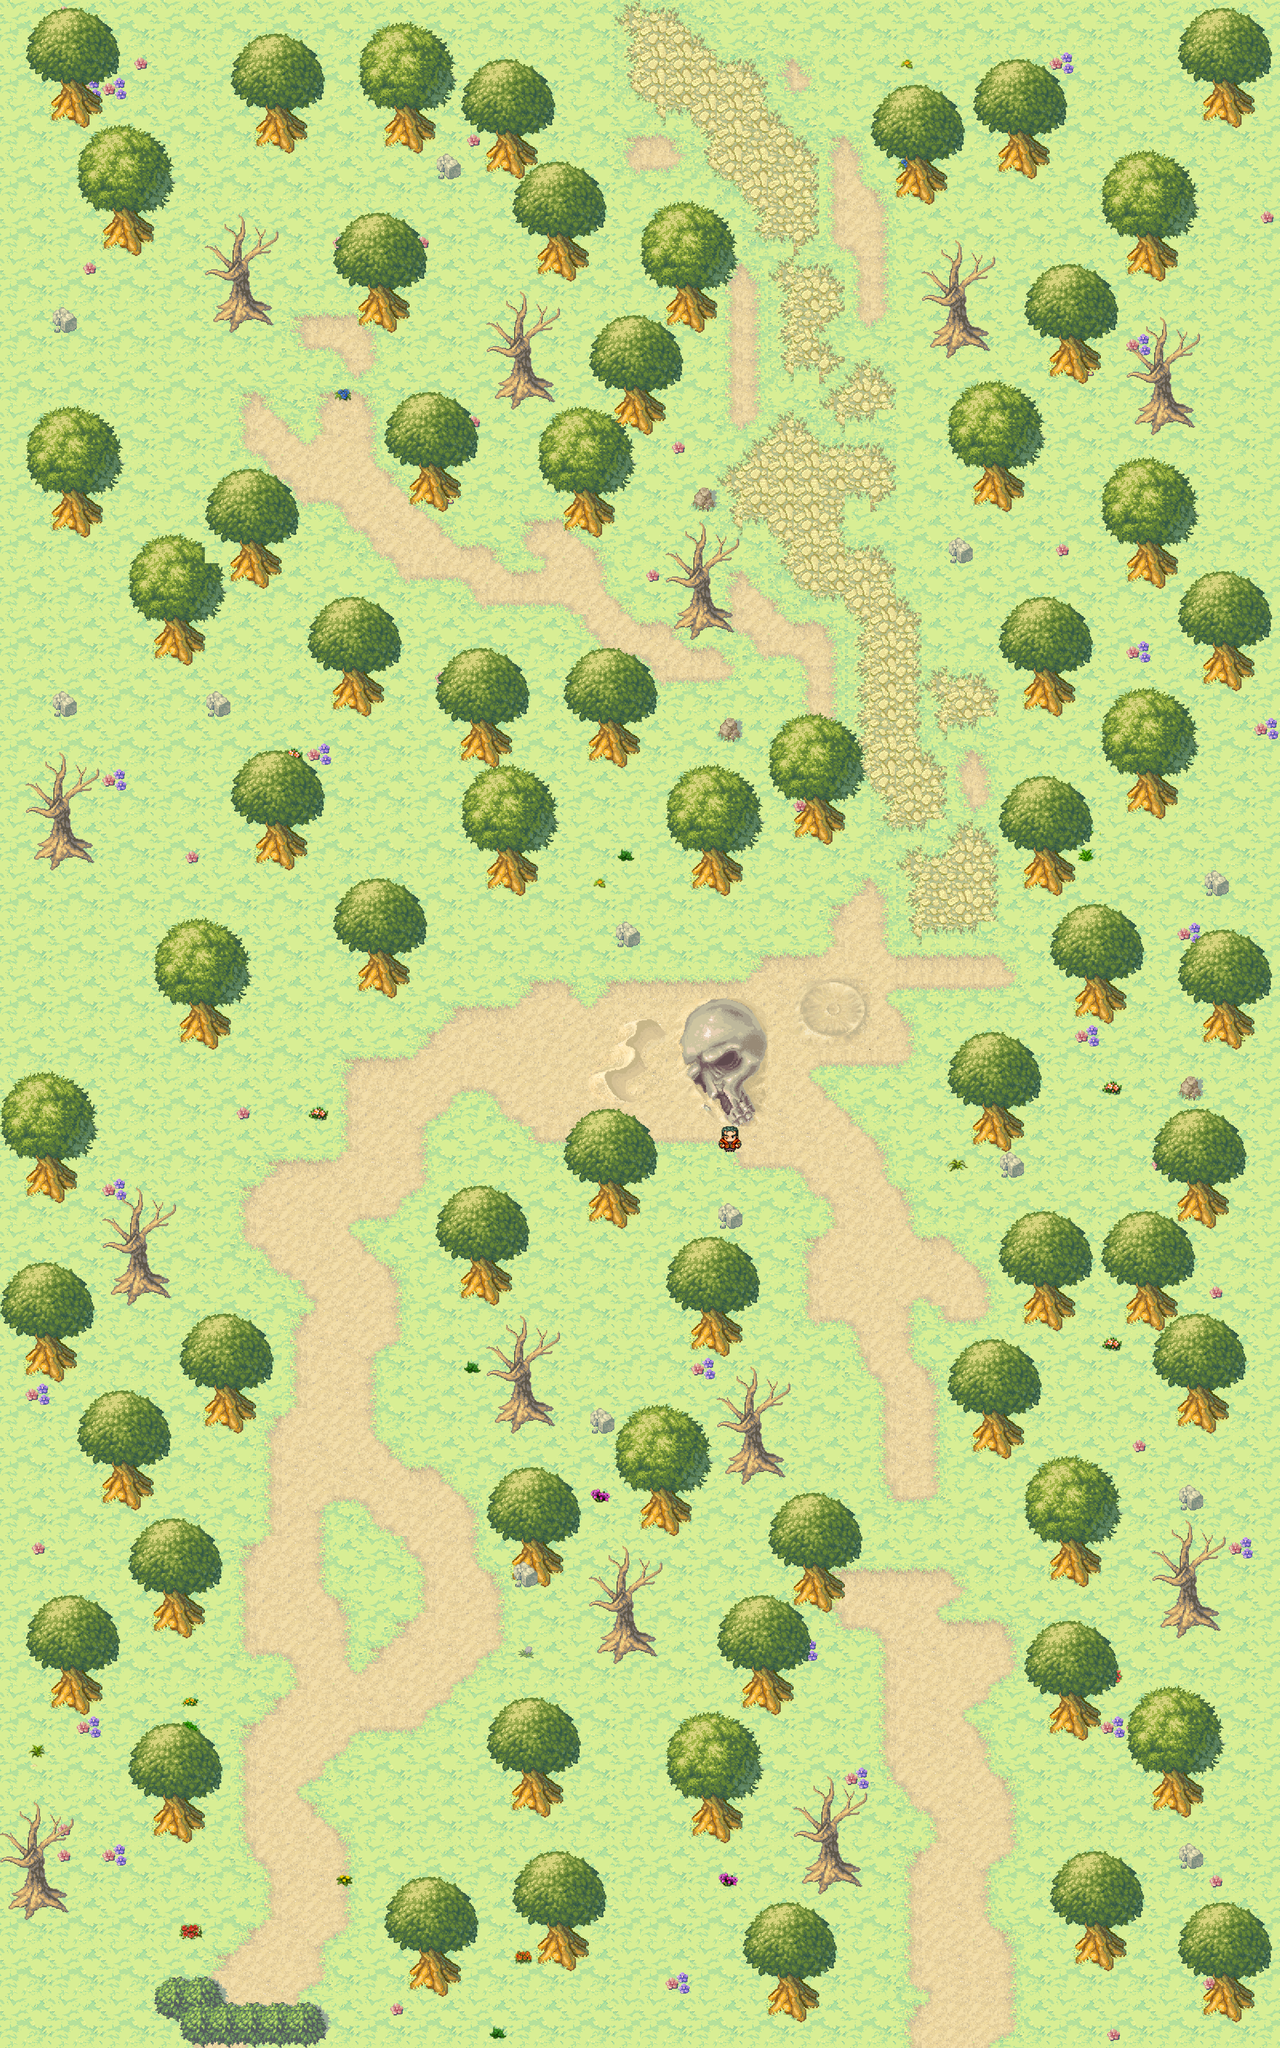

Below is a game level as drawn by its tile map, then a one-line description and the .tmx that defines it (tile-layer data replaced by summaries):
An orthogonal 50x80 tile map with 48x48 px tiles, 6 tile layers (layer1, layer2, obstacle2, obstacle, ...), 9 tilesets and 7 objects (7x NPC).

<map version="1.0" orientation="orthogonal" renderorder="right-down" width="50" height="80" tilewidth="48" tileheight="48" nextobjectid="27">
 <properties>
  <property name="distant" value="bgnd2.jpg" />
  <property name="name" value="测试地图" />
  <property name="temp" value="function Vector(){var o=new Object();o.x=0;o.y=0;return o;};var _point=new Vector();_point.x=-1;_point.y=-1;" />
 </properties>
 <tileset firstgid="1" name="Cliff_tileset_0" tilewidth="48" tileheight="48" tilecount="240" columns="15">
  <image source="map/Cliff_tileset_0.png" trans="000000" width="755" height="777" />
 </tileset>
 <tileset firstgid="241" name="ground_tiles" tilewidth="48" tileheight="48" tilecount="441" columns="21">
  <image source="map/ground_tiles.png" trans="000000" width="1008" height="1052" />
  <terraintypes>
   <terrain name="草地" tile="44" />
   <terrain name="沙子" tile="132" />
   <terrain name="石头" tile="274" />
  </terraintypes>
  <tile id="43" terrain="0,0,0,0" />
  <tile id="44" terrain="0,0,0,0" />
  <tile id="64" terrain="0,0,0,0" />
  <tile id="65" terrain="0,0,0,0" />
  <tile id="72" terrain="0,0,0,1" />
  <tile id="73" terrain="0,0,1,0" />
  <tile id="90" terrain="0,0,0,1" />
  <tile id="91" terrain="0,0,1,1" />
  <tile id="92" terrain="0,0,1,0" />
  <tile id="93" terrain="0,1,0,0" />
  <tile id="94" terrain="1,0,0,0" />
  <tile id="106" terrain="1,1,1,1" />
  <tile id="107" terrain="1,1,1,1" />
  <tile id="108" terrain="1,1,1,1" />
  <tile id="111" terrain="0,1,0,1" />
  <tile id="113" terrain="1,0,1,0" />
  <tile id="114" terrain="1,1,1,0" />
  <tile id="115" terrain="1,1,0,1" />
  <tile id="127" terrain="1,1,1,1" />
  <tile id="128" terrain="1,1,1,1" />
  <tile id="129" terrain="1,1,1,1" />
  <tile id="132" terrain="0,1,0,0" />
  <tile id="133" terrain="1,1,0,0" />
  <tile id="134" terrain="1,0,0,0" />
  <tile id="135" terrain="1,0,1,1" />
  <tile id="136" terrain="0,1,1,1" />
  <tile id="148" terrain="1,1,1,1" />
  <tile id="149" terrain="1,1,1,1" />
  <tile id="150" terrain="1,1,1,1" />
  <tile id="258" terrain="0,0,0,0" />
  <tile id="259" terrain="0,0,2,2" />
  <tile id="260" terrain="0,0,2,0" />
  <tile id="262" terrain="2,0,2,0" />
  <tile id="274" terrain="2,2,2,2" />
  <tile id="275" terrain="2,2,2,2" />
  <tile id="277" terrain="2,0,0,0" />
  <tile id="278" terrain="0,2,0,0" />
  <tile id="279" terrain="0,2,0,2" />
  <tile id="280" terrain="2,2,2,2" />
  <tile id="281" terrain="2,2,2,0" />
  <tile id="282" terrain="2,2,2,0" />
  <tile id="283" terrain="2,2,0,2" />
  <tile id="295" terrain="2,2,2,2" />
  <tile id="296" terrain="2,2,2,2" />
  <tile id="298" terrain="0,0,2,0" />
  <tile id="299" terrain="0,0,0,2" />
  <tile id="300" terrain="0,2,0,0" />
  <tile id="301" terrain="2,2,0,0" />
  <tile id="302" terrain="2,0,0,0" />
  <tile id="303" terrain="2,0,2,2" />
  <tile id="304" terrain="0,2,2,2" />
 </tileset>
 <tileset firstgid="682" name="objects" tilewidth="48" tileheight="48" tilecount="84" columns="14">
  <image source="map/object- layer_1.png" trans="000000" width="716" height="329" />
  <terraintypes>
   <terrain name="树（矮）" tile="18" />
  </terraintypes>
  <tile id="3" terrain=",,,0" />
  <tile id="4" terrain=",,0,0" />
  <tile id="5" terrain=",,0," />
  <tile id="6" terrain=",,,0" />
  <tile id="7" terrain=",,0,0" />
  <tile id="8" terrain=",,0," />
  <tile id="15" terrain="0,0,0,0" />
  <tile id="16" terrain="0,0,0,0" />
  <tile id="17" terrain=",0,,0" />
  <tile id="18" terrain="0,0,0," />
  <tile id="19" terrain="0,,," />
  <tile id="20" terrain=",0,," />
  <tile id="21" terrain="0,0,,0" />
  <tile id="22" terrain="0,,0," />
  <tile id="30" terrain="0,0,0,0" />
  <tile id="31" terrain=",0,," />
  <tile id="32" terrain="0,,," />
  <tile id="33" terrain=",,,0" />
  <tile id="34" terrain=",,0," />
  <tile id="35" terrain=",0,," />
  <tile id="36" terrain="0,,," />
  <tile id="44" terrain="0,0,0,0" />
  <tile id="45" terrain=",,,0" />
  <tile id="46" terrain=",,0," />
  <tile id="47" terrain=",0,," />
  <tile id="48" terrain="0,,," />
  <tile id="49" terrain=",,,0" />
  <tile id="50" terrain=",,0," />
  <tile id="59" terrain=",0,,0" />
  <tile id="60" terrain="0,,0,0" />
  <tile id="61" terrain=",,0," />
  <tile id="62" terrain=",,,0" />
  <tile id="63" terrain=",0,0,0" />
  <tile id="64" terrain="0,,0," />
  <tile id="73" terrain=",0,," />
  <tile id="74" terrain="0,0,," />
  <tile id="75" terrain="0,,," />
  <tile id="76" terrain=",0,," />
  <tile id="77" terrain="0,0,," />
  <tile id="78" terrain="0,,," />
 </tileset>
 <tileset firstgid="766" name="treesv6_0_0" tilewidth="48" tileheight="48" tilecount="126" columns="21">
  <image source="map/treesv6_0_0.png" trans="000000" width="1008" height="288" />
  <tile id="21">
   <properties>
    <property name="DeleteTiles" value="yes" />
   </properties>
  </tile>
  <tile id="22">
   <properties>
    <property name="DeleteTiles" value="yes" />
   </properties>
  </tile>
  <tile id="23">
   <properties>
    <property name="DeleteTiles" value="yes" />
   </properties>
  </tile>
  <tile id="24">
   <properties>
    <property name="DeleteTiles" value="yes" />
   </properties>
  </tile>
  <tile id="42">
   <properties>
    <property name="DeleteTiles" value="yes" />
   </properties>
  </tile>
  <tile id="43">
   <properties>
    <property name="DeleteTiles" value="yes" />
   </properties>
  </tile>
  <tile id="44">
   <properties>
    <property name="DeleteTiles" value="yes" />
   </properties>
  </tile>
  <tile id="45">
   <properties>
    <property name="DeleteTiles" value="yes" />
   </properties>
  </tile>
  <tile id="63">
   <properties>
    <property name="DeleteTiles" value="yes" />
   </properties>
  </tile>
  <tile id="64">
   <properties>
    <property name="DeleteTiles" value="yes" />
   </properties>
  </tile>
  <tile id="65">
   <properties>
    <property name="DeleteTiles" value="yes" />
   </properties>
  </tile>
  <tile id="66">
   <properties>
    <property name="DeleteTiles" value="yes" />
   </properties>
  </tile>
  <tile id="84">
   <properties>
    <property name="DeleteTiles" value="yes" />
   </properties>
  </tile>
  <tile id="85">
   <properties>
    <property name="DeleteTiles" value="yes" />
   </properties>
  </tile>
  <tile id="86">
   <properties>
    <property name="DeleteTiles" value="yes" />
   </properties>
  </tile>
  <tile id="87">
   <properties>
    <property name="DeleteTiles" value="yes" />
   </properties>
  </tile>
  <tile id="105">
   <properties>
    <property name="DeleteTiles" value="yes" />
   </properties>
  </tile>
  <tile id="106">
   <properties>
    <property name="DeleteTiles" value="yes" />
   </properties>
  </tile>
  <tile id="107">
   <properties>
    <property name="DeleteTiles" value="yes" />
   </properties>
  </tile>
  <tile id="108">
   <properties>
    <property name="DeleteTiles" value="yes" />
   </properties>
  </tile>
 </tileset>
 <tileset firstgid="892" name="glo" tilewidth="48" tileheight="48" tilecount="4" columns="2">
  <image source="map/glo.png" width="96" height="96" />
 </tileset>
 <tileset firstgid="896" name="rpg_maker_vx___flowers_and_pots_by_ayene_chan-d7kq66n" tilewidth="48" tileheight="48" tilecount="117" columns="13">
  <image source="map/rpg_maker_vx___flowers_and_pots_by_ayene_chan-d7kq66n.png" width="624" height="432" />
 </tileset>
 <tileset firstgid="1013" name="items" tilewidth="34" tileheight="34" tilecount="14" columns="14">
  <image source="map/items.png" width="509" height="34" />
 </tileset>
 <tileset firstgid="1027" name="items2" tilewidth="34" tileheight="34" tilecount="420" columns="14">
  <image source="map/items2.png" width="476" height="1020" />
 </tileset>
 <tileset firstgid="1447" name="guard" tilewidth="48" tileheight="48" tilecount="96" columns="12">
  <image source="guard.png" trans="fcfff6" width="576" height="384" />
 </tileset>
 <layer name="layer1" width="50" height="80">
  <data>[4000 cells, 4000 non-empty, 73 distinct tile ids]</data>
 </layer>
 <layer name="layer2" width="50" height="80">
  <data>[4000 cells, 102 non-empty, 38 distinct tile ids]</data>
 </layer>
 <layer name="obstacle2" width="50" height="80">
  <data>[4000 cells, 283 non-empty, 31 distinct tile ids]</data>
 </layer>
 <layer name="obstacle" width="50" height="80">
  <data>[4000 cells, 178 non-empty, 20 distinct tile ids]</data>
 </layer>
 <objectgroup name="objects">
  <object id="4" name="BARREL" type="NPC" gid="892" x="2276" y="3396" width="34" height="34" />
  <object id="5" name="BARREL" type="NPC" gid="892" x="1432" y="1581" width="34" height="34" />
  <object id="6" name="BARREL" type="NPC" gid="892" x="1934" y="958" width="34" height="34" />
  <object id="8" name="BARREL" type="NPC" gid="892" x="626" y="862" width="34" height="34" />
  <object id="11" name="BARREL" type="NPC" gid="892" x="336" y="1488" width="34" height="34" />
  <object id="15" name="BARREL" type="NPC" gid="892" x="1065" y="2964" width="34" height="34">
   <properties>
    <property name="AUTO_SCRIPT" value="s0-8.js" />
    <property name="IMAGE" value="renko_l" />
   </properties>
  </object>
  <object id="16" name="BARREL" type="NPC" gid="892" x="210" y="3215" width="34" height="34">
   <properties>
    <property name="ID" value="16" />
    <property name="IMAGE" value="walk_yuki" />
   </properties>
  </object>
 </objectgroup>
 <layer name="treelayer" width="50" height="80">
  <data>[4000 cells, 1177 non-empty, 50 distinct tile ids]</data>
 </layer>
 <layer name="layer3" width="50" height="80">
  <data>[4000 cells, 1 non-empty, 1 distinct tile ids]</data>
 </layer>
</map>
